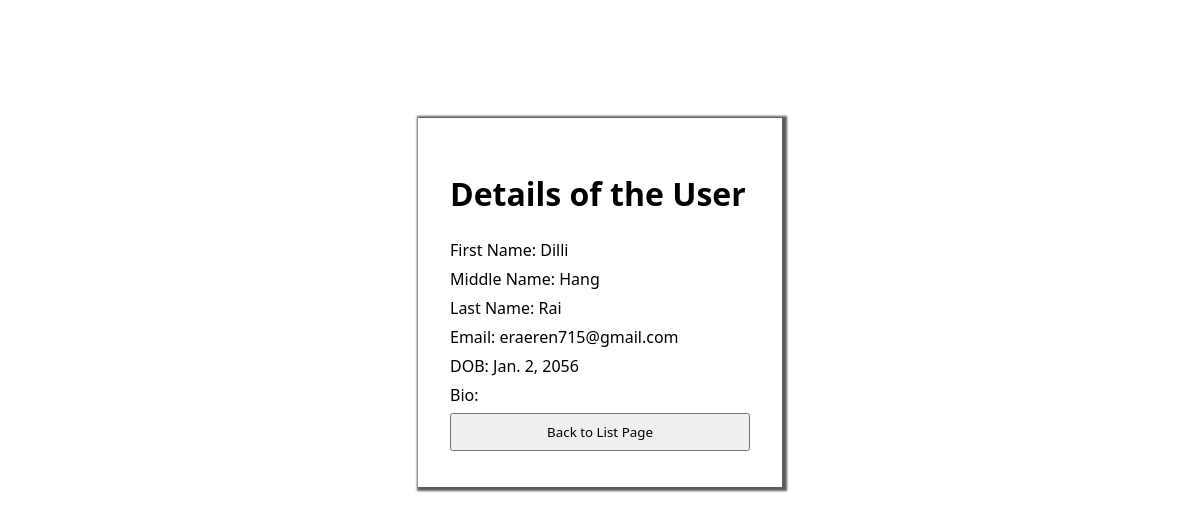
The page /crud/detail/2/ (signed in) on the database its author committed.
### crud/models.py (models this page shows, shortened)
class UserInfo(models.Model):
    first_name = models.CharField(max_length=100)
    middle_name =models.CharField(max_length=100, blank=True)
    last_name = models.CharField(max_length=100)
    email = models.EmailField()
    dob = models.DateField()
    bio = models.TextField()

### crud/views.py (the view)
# urls.py: path('detail/<int:user_id>/', detail_view_of_users, name='detail'),
@login_required
def detail_view_of_users(request, user_id):
    user_obj = get_object_or_404(UserInfo, id=user_id)
    return render(request, 'crud/details.html',context={
        'user_obj': user_obj
    })

### crud/templates/crud/details.html (shortened to what this page needs)
 <!DOCTYPE html>
 <html lang="en">
 <head>
 </head>
 <body>
    <div class="main-container">
    <h1>Details of the User </h1>
    <article>
    First Name: {{ user_obj.first_name }} <br>
    Middle Name: {{ user_obj.middle_name }} <br>
    Last Name: {{ user_obj.last_name }} <br>
    Email:   {{ user_obj.email }} <br>
    DOB: {{ user_obj.dob }} <br>
    Bio: {{ user_obj.bio }} <br>
    </article>
    <button>
        <a href="/crud/list/"> Back to List Page</a>
    </button>
    </div>
 </body>
 </html>

### crud/templates/crud/details.html (style rules this page uses)
.main-container { display: block; margin: 0 auto; max-width: 300px; margin-top: 10%; padding: 2rem; box-shadow: 2px 1px 2px 3px #615c5c; background-color: #fff; overflow: auto; }
* { font-family: 'Segoe UI', Tahoma, Geneva, Verdana, sans-serif; }
.main-container input, .container-wrapper form p , .signUp button, .main-container button, .container-wrapper select { width: 100%; margin: 0.2rem 0; padding: 0.5rem; }
.main-container article { line-height: 29px; }
button a { text-decoration: none; color: #000; }

### rows shown on the page
UserInfo: first_name "Dilli", middle_name "Hang", last_name "Rai", email "eraeren715@gmail.com", dob "Jan. 2, 2056"
